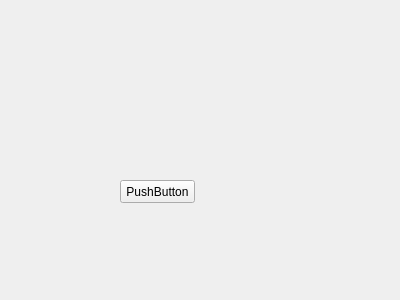
<?xml version="1.0" encoding="UTF-8"?>
<ui version="4.0">
 <class>myButton</class>
 <widget class="QWidget" name="myButton">
  <property name="geometry">
   <rect>
    <x>0</x>
    <y>0</y>
    <width>400</width>
    <height>300</height>
   </rect>
  </property>
  <property name="windowTitle">
   <string>myButton</string>
  </property>
  <widget class="QPushButton" name="pushButton">
   <property name="geometry">
    <rect>
     <x>120</x>
     <y>180</y>
     <width>75</width>
     <height>23</height>
    </rect>
   </property>
   <property name="text">
    <string>PushButton</string>
   </property>
  </widget>
 </widget>
 <layoutdefault spacing="6" margin="11"/>
 <resources/>
 <connections/>
</ui>
